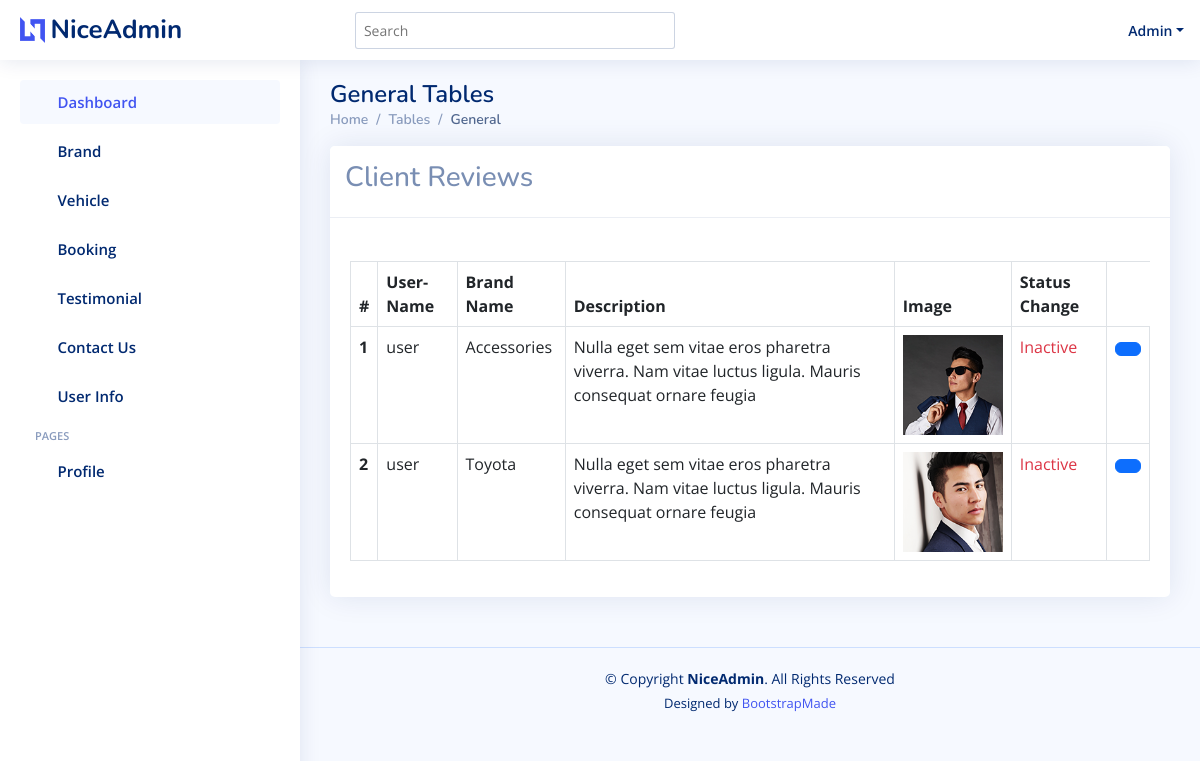
Page /testimonialshowing on the committed database.
### car/models.py (models this page shows)
class Testimonial(models.Model):
    user = models.ForeignKey(User, on_delete=models.CASCADE)
    client_image = models.ImageField(upload_to='static/')
    client_name = models.CharField(max_length=100)
    client_des = models.TextField(default='true')
    status = models.BooleanField(default=False)

class User(models.Model):
    username = models.CharField(max_length=100)
    useremail = models.EmailField()
    userphone = models.CharField(max_length=100)
    userpassword = models.CharField(max_length=100)
    def __str__(self):
        return f"{self.username}"

### car/views.py (the view)
# urls.py: path('testimonialshowing',views.Testimonialshowing, name='testimonialshowing'),
def Testimonialshowing(request):
    testimonials=Testimonial.objects.all()
    testimonial={
        "testimonials":testimonials
    }
    return render(request, 'dashborad/testimonialshowing.html', testimonial)

### car/templates/Dashborad/testimonialshowing.html (shortened to what this page needs)
{% include 'dashborad/header.html' %}
{% load static %}
<main id="main" class="main">
  <div class="pagetitle">
    <h1>General Tables</h1>
    <nav>
      <ol class="breadcrumb">
        <li class="breadcrumb-item"><a href="index.html">Home</a></li>
        <li class="breadcrumb-item">Tables</li>
        <li class="breadcrumb-item active">General</li>
      </ol>
    </nav>
  </div>
  <section class="section">
    <div class="row">
      <div class="col-lg-12">
        <div class="card">
          <div class="card-header">
            <div class="row">
              <div class="col-md-10">
                <h3>
                  Client Reviews
                </h3>
              </div>
            </div>
          </div>
          <div class="card-body">
            <h5 class="card-title"></h5>
            <table class="table table-bordered  table-hover">
              <thead>
                <tr>
                  <th scope="col">#</th>
                  <th scope="col">User-Name</th>
                  <th scope="col">Brand Name</th>
                  <th scope="col">Description</th>
                  <th scope="col">Image</th>
                  <th scope="col">Status Change</th>
                </tr>
              </thead>
              {% for testimonial in testimonials %}
              <tbody>
                <tr>
                  <th scope="row">{{testimonial.id}}</th>
                  <td>{{testimonial.user}}</td>
                  <td>{{testimonial.client_name}}</td>
                  <td>{{testimonial.client_des}}</td>
                  <td><img src="{{testimonial.client_image}}" width="100" height="100"></td>
                  <td>
                    {% if testimonial.status == 1 %}
                    <span class="text-success">Active</span>
                    {% else %}
                    <span class="text-danger">Inactive</span>
                    {% endif %}
                  </td>
                  <td>
                    <div class="dropdown">
                      <button class="btn btn-primary" type="button" data-bs-toggle="dropdown">
                      </button>
                    </div>
                  </td>
              </tbody>
              {% endfor %}
            </table>
          </div>
        </div>
      </div>
    </div>
  </section>
</main>
{% include 'dashborad/footer.html' %}

### static/Dashborad/assets/css/style.css (style rules this page uses)
:root { scroll-behavior: smooth; }
body { font-family: "Open Sans", sans-serif; background: #f6f9ff; color: #444444; }
a { color: #4154f1; text-decoration: none; }
h1, h2, h3, h4, h5, h6 { font-family: "Nunito", sans-serif; }
#main { margin-top: 60px; padding: 20px 30px; transition: all 0.3s; }
.pagetitle { margin-bottom: 10px; }
.pagetitle h1 { font-size: 24px; margin-bottom: 0; font-weight: 600; color: #012970; }
.card { margin-bottom: 30px; border: none; border-radius: 5px; box-shadow: 0px 0 30px rgba(1, 41, 112, 0.1); }
.card-header, .card-footer { border-color: #ebeef4; background-color: #fff; color: #798eb3; padding: 15px; }
.card-title { padding: 20px 0 15px 0; font-size: 18px; font-weight: 500; color: #012970; font-family: "Poppins", sans-serif; }
.card-body { padding: 0 20px 20px 20px; }
.breadcrumb { font-size: 14px; font-family: "Nunito", sans-serif; color: #899bbd; font-weight: 600; }
.breadcrumb a { color: #899bbd; transition: 0.3s; }
.breadcrumb .breadcrumb-item::before { color: #899bbd; }
.breadcrumb .active { color: #51678f; font-weight: 600; }
@media (min-width: 1200px) { #main, #footer { margin-left: 300px; } }

### rows in the picture
Testimonial: id "1", user "user", client_name "Accessories", client_des "Nulla eget sem vitae eros pharetra viverra. Nam vitae luctus ligula. Mauris consequat ornare feugia", client_image (picture), status "Inactive"
Testimonial: id "2", user "user", client_name "Toyota", client_des "Nulla eget sem vitae eros pharetra viverra. Nam vitae luctus ligula. Mauris consequat ornare feugia", client_image (picture), status "Inactive"
